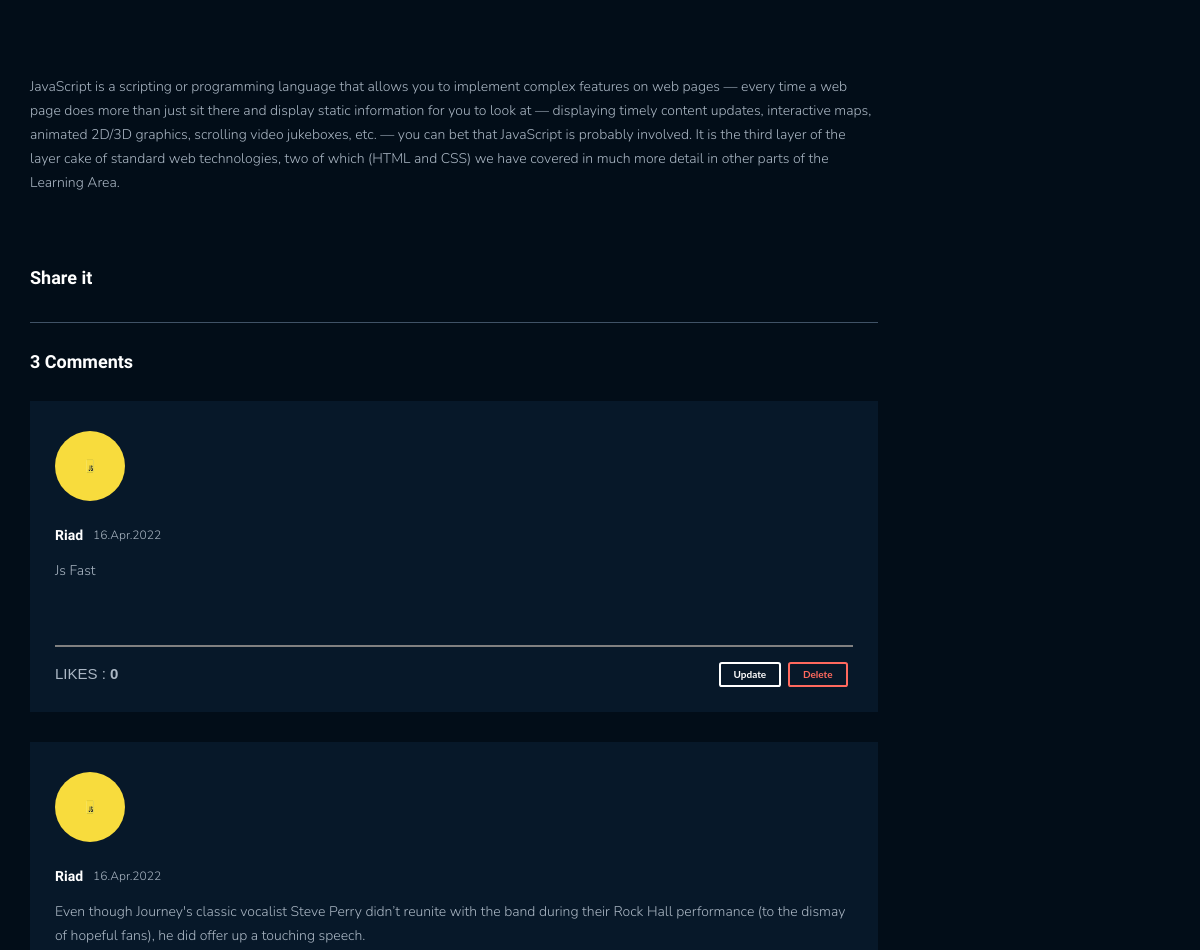
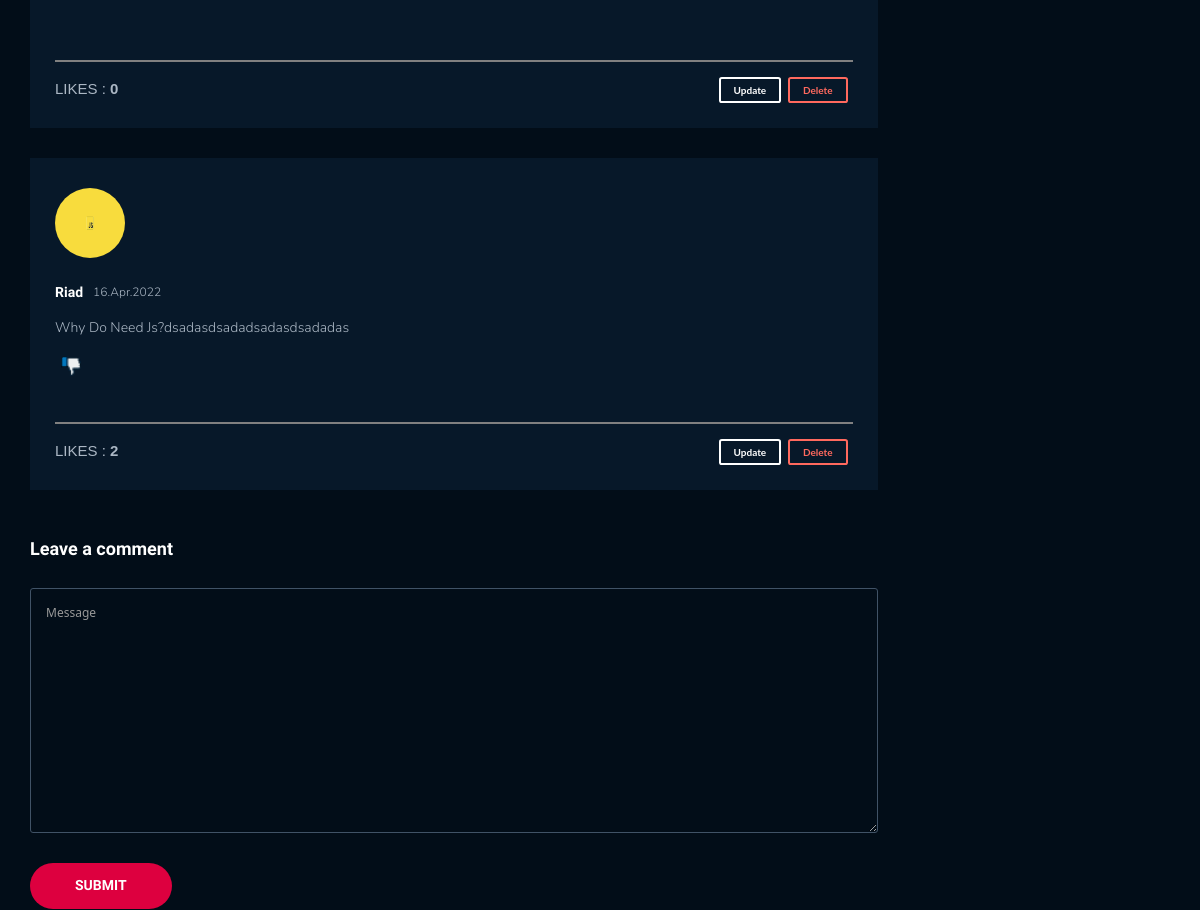
Before: /blog/blogdetail/66/ (signed in, middle part) with the older database file (2 pictures, top to bottom).
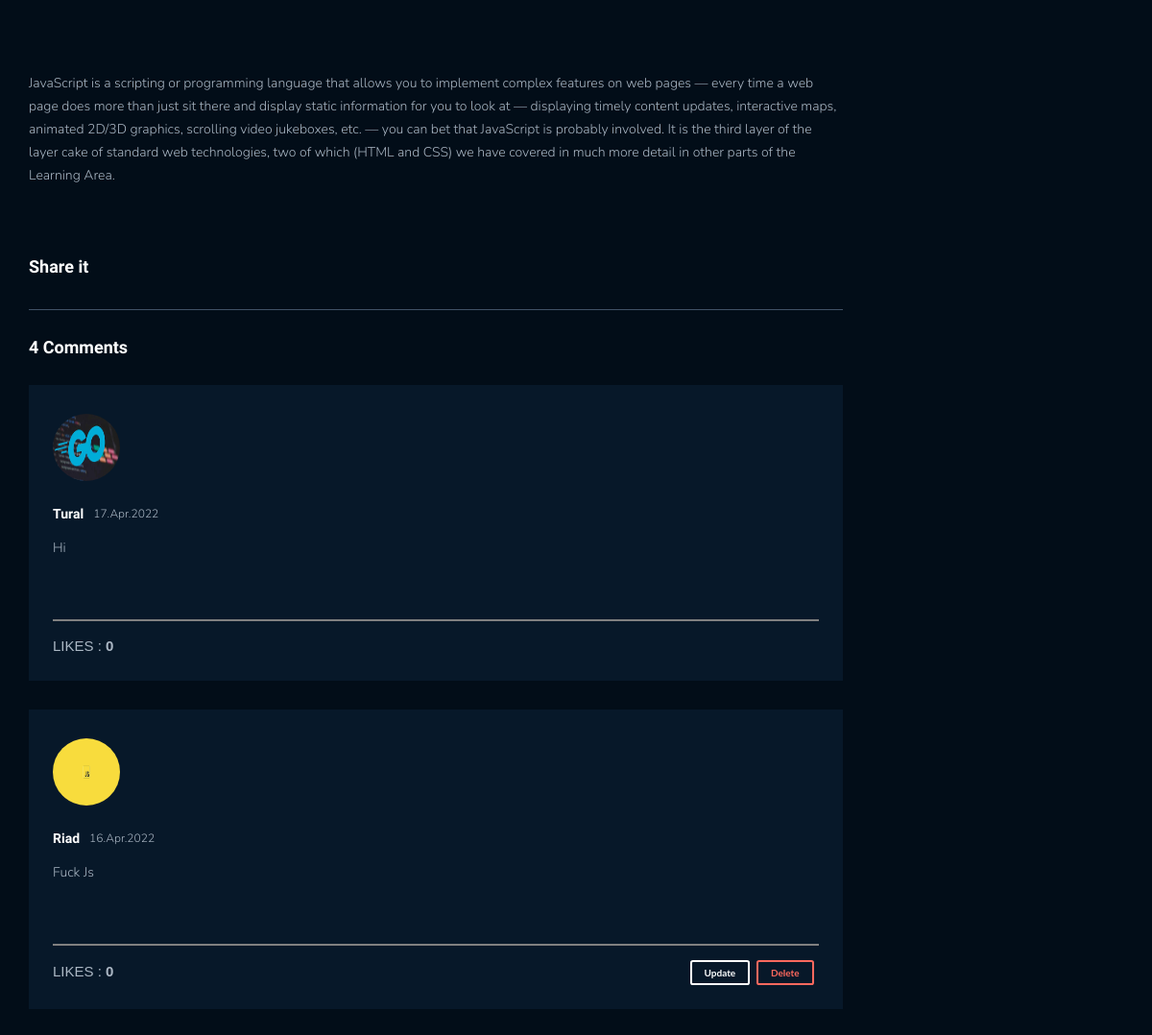
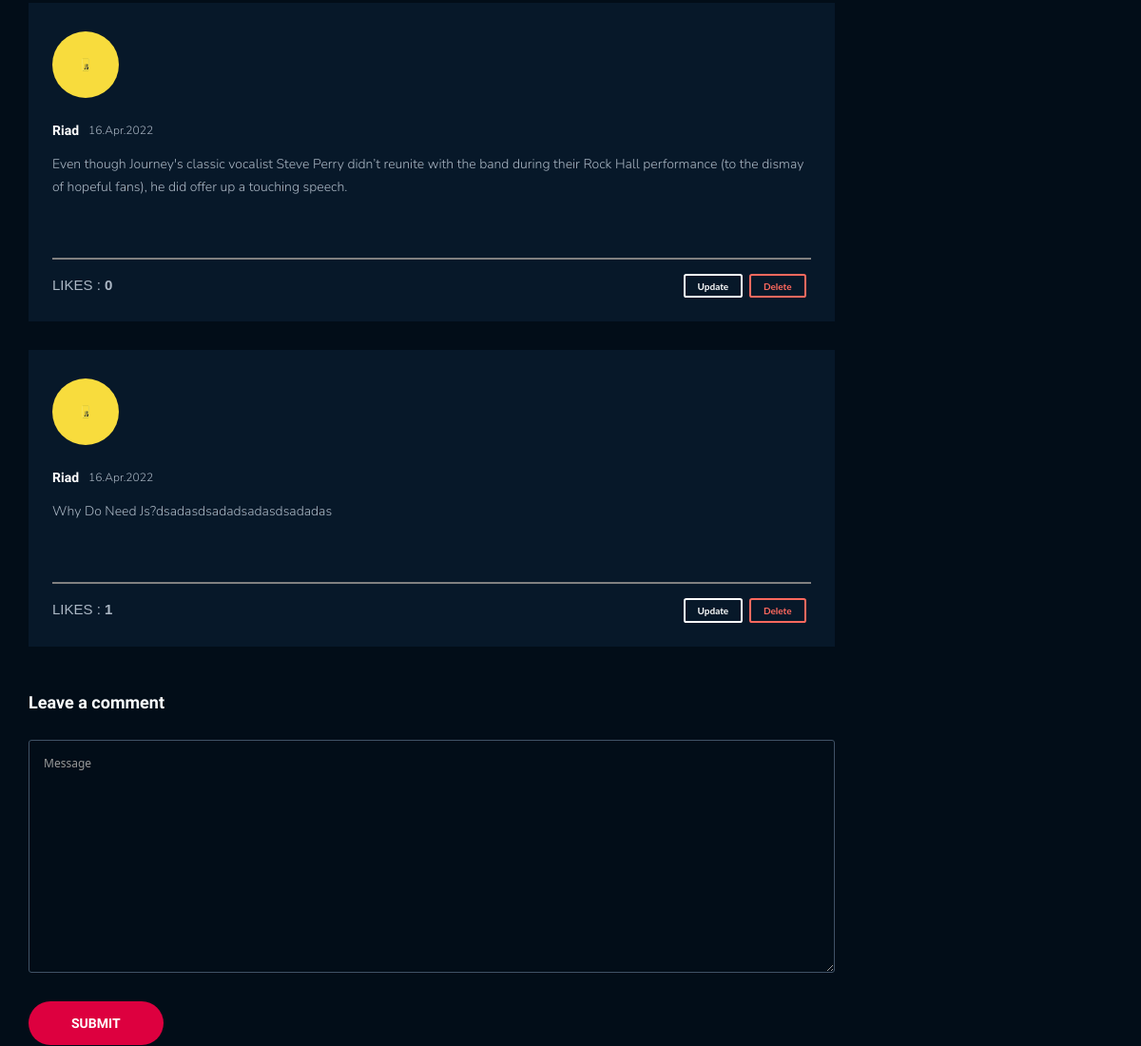
After: the same page with the newer database file (2 pictures, top to bottom).
### postblog/models.py (models this page shows, shortened)
class PostFilm(models.Model):
    author_post = models.ForeignKey(Profile,on_delete=models.CASCADE,related_name='authorpost')
    title_post = models.CharField(max_length=50)
    description_post = models.TextField()
    slug_post = models.SlugField(db_index=True,blank=True)
    category_post = models.ForeignKey(Category,on_delete=models.CASCADE,related_name='categorypost',blank=True,null=True)
    tag_post = models.ManyToManyField(Tag,related_name='tagmovie',blank=True)
    update_data_post = models.DateTimeField(auto_now=True)
    created_date_post = models.DateTimeField(auto_now_add=True)

class Comment(models.Model):
    user = models.ForeignKey(Profile,on_delete=models.CASCADE)
    post_film = models.ForeignKey(PostFilm,on_delete=models.CASCADE,related_name='commentsblogfilm')
    liked_comment = models.ManyToManyField(Profile,related_name='likedcomment',blank=True)
    body = models.TextField(max_length=400)
    created = models.DateTimeField(auto_now_add=True)
    def like_comment_count(self):
        return self.liked_comment.count()
    class Meta:
        ordering = ['-created']

### profiles/models.py (models this page shows, shortened)
class Profile(models.Model):
    user = models.OneToOneField(User,on_delete=models.CASCADE)
    bio = models.TextField(blank=True,null=True)
    country = models.CharField(max_length=20,blank=True,null=True)
    state = models.CharField(max_length=20,blank=True,null=True)
    avatar = models.ImageField(upload_to='profilespicture',blank=True)
    slug_user = models.SlugField(unique=True,db_index=True,blank=True)
    updated = models.DateTimeField(auto_now=True)
    created = models.DateTimeField(auto_now_add=True)
    isFavoriteMovie = models.BooleanField(default=False)
    def __str__(self):
        return str(self.user)

### postblog/views.py (the view, shortened to what this page needs)
# urls.py: path('blogdetail/<int:id>/',postDetailView,name='postDetailView'),
def postDetailView(request,id):
    postfilm = get_object_or_404(PostFilm,id=id)
    imagepostlists = ImagePost.objects.filter(postfilm_fk=postfilm)
    print(len(imagepostlists))
    tagpostslists = postfilm.tag_post.all()
    profile = Profile.objects.get(user=request.user)
    form = CommentForm(request.POST or None)
    context = {
        'postfilm':postfilm,
        'imagepostlists':imagepostlists,
        'tagpostslists':tagpostslists,
        'likeprofile':profile,
        'form':form,
    }
    return render(request,'postblog/blog_detail.html',context)

### postblog/forms.py
class CommentForm(forms.ModelForm):
    body = forms.CharField(required=True,label='',label_suffix='',widget=forms.Textarea(attrs={
        'name':'message',
        'id':'',
        'placeholder':'Message',
    }))
    class Meta:
        model = Comment
        fields = ['body']

### postblog/context_processors.py (called while the page is built)
def blogFilm(request):
    category = Category.objects.all()
    blogfilms = PostFilm.objects.all()
    popularBlogFilms = PostFilm.objects.order_by('-created_date_post')[:3]
    popularTagFilms = Tag.objects.all().order_by()[:10]
    tagFilms = None
    if(len(popularTagFilms) <= 7):
        tagFilms = popularTagFilms
    else:
        tagFilms = popularTagFilms
    return{
        'category': category,
        'popularBlogFilms':popularBlogFilms,
        'tagFilms':tagFilms
    }

### profiles/context_processors.py (called while the page is built)
def profilePicViewContext(request):
    if request.user.is_authenticated:
        profile_obj = Profile.objects.get(user=request.user)
        pic_user_navbar = profile_obj.avatar
        return {'pic_user_navbar':pic_user_navbar}
    return{}

### postblog/templates/postblog/blog_detail.html (shortened to what the changed rows need)
{% extends "base.html" %}
{% load static %}
{% block content %}
<div class="page-single">
    <div class="container">
        <div class="row">
            <div class="col-md-9 col-sm-12 col-xs-12">
                <div class="blog-detail-ct">
                    <div class="swiper mySwiper" style="width: 848px;height: 458px">
                        <div class="swiper-wrapper">
                        </div>
                    </div>
                    <p>{{postfilm.description_post}}</p>
                    <div class="flex-it share-tag">
                        <div class="social-link">
                        </div>
                    </div>
                    <div class="comments">
                        <h4>{{postfilm.commentsblogfilm.all.count}} Comments</h4>
                        {% if postfilm.commentsblogfilm.all %}
                            {% for commentblog in postfilm.commentsblogfilm.all %}
                                <div class="cmt-item" style="text-align: left;">
                                    {% if commentblog.user.avatar %}
                                        <img src="{{commentblog.user.avatar.url}}" style="border-radius: 50%;width: 70px;height: 70px;" alt="">
                                    {% else %}
                                        <img src="{% static 'images/sekilyox.png' %}" style="border-radius: 50%;width: 70px;height: 70px;" alt="">
                                    {% endif %}
                                    <div class="author-infor" style="margin-top: -50px;">
                                        <div class="flex-it2">
                                            <h6><a href="#">{{commentblog.user}}</a></h6> <span class="time">{{commentblog.created|date:'d.M.Y'}}</span>
                                        </div>
                                        <p>{{commentblog.body}}</p>
                                        <form action="{% url 'postblog:likeUnlikeCommentView' %}" method="POST" class="comment-like-form-class" id="{{commentblog.id}}">
                                            {% if likeprofile not in commentblog.liked_comment.all %}
                                                <button type="submit" class="likeunlike" likeunlike-id="{{commentblog.id}}" style="background-color: #071829 !important;outline: none;border: none;">
                                                </button>
                                            {% else %}
                                                <button type="submit" class="likeunlike" likeunlike-id="{{commentblog.id}}" style="background-color: #071829 !important;outline: none;border: none;">
                                                    <img src="{% static 'images/thumb-down.png' %}" style="width: 20px;margin-top:-5px" alt="">
                                                </button>
                                            {% endif %}
                                            <hr style="height:2px;background-color:grey">
                                            <a class="rep-btn" href="">
                                                Likes :
                                                <strong id="commentlikeunlikecount"> {{commentblog.like_comment_count}}</strong>
                                            </a>
                                            <span style="margin-left: 596px;">
                                                {% if request.user.is_authenticated %}
                                                    {% if request.user == commentblog.user.user %}
                                                        <a href="{% url 'postblog:commentUpdateView' commentblog.pk %}" class="ui inverted standard button">Update</a>
                                                        <a href="{% url 'postblog:commentDeleteView' commentblog.pk %}" class="ui inverted red button">Delete</a>
                                                    {% endif %}
                                                {% endif %}
                                            </span>
                                        </form>
                                    </div>
                                </div>
                            {% endfor %}
                        {% else %}
                            <br>
                            <div class="alert alert-danger border rounded">
                                <strong style="color:#2c3e50">Not Having Comment Yet</strong>
                            </div>
                        {% endif %}
                    </div>
                    <div class="comment-form">
                        <h4>Leave a comment</h4>
                        <form action="" method="POST" autocomplete="off">
                        </form>
                    </div>
                </div>
            </div>
        </div>
    </div>
</div>
{% endblock content %}

Changed rows visible on the page:
computed for PostFilm: commentsblogfilm.all.count "3" → "4"
added Comment: user.avatar (picture), user "Tural", created "17.Apr.2022", body "Hi", like_comment_count "0"
changed Comment: body "Js Fast" → "Fuck Js"
computed for Comment "Why Do Need Js?dsadasdsadadsadasdsadadas": like_comment_count "2" → "1"
